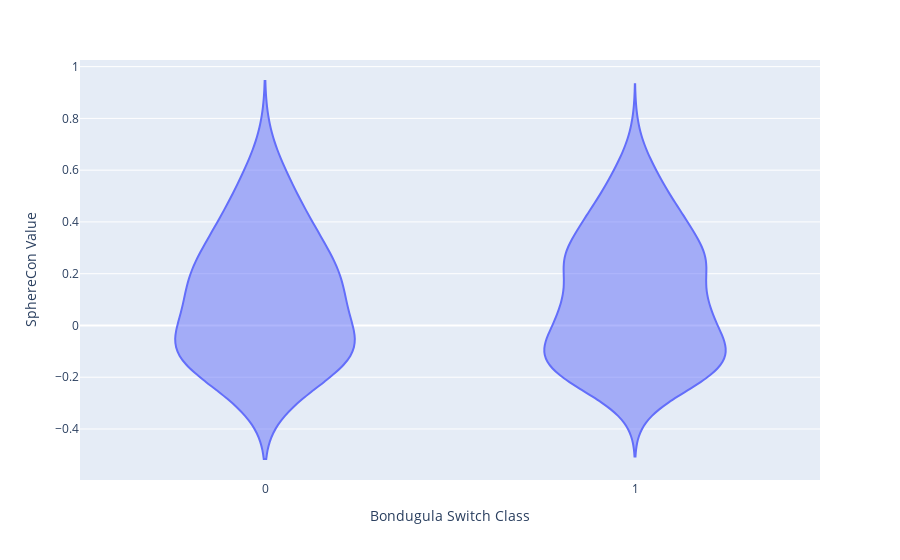

Notebook code cell kept with this figure:
### Code cell
import pandas as pd
import plotly.express as px
data = pd.read_csv('/Users/anikakulkarni/Documents/RSA_Classifications/SphereCon/spherecon_merged_file_UPDATED_with4classes.tsv', sep='\t')
fig = px.violin(data, y='SphereCon Value', x='Bondugula Switch Class')
fig.show()

### Figure 1 — Plotly figure (JSON) as saved in the notebook; plotly's stock layout.template omitted (floating-point values rounded to 4 significant figures; data arrays with more than 128 entries replaced by an {"elided": "..."} marker saying what was removed)
{"data": [{"alignmentgroup": "True", "box": {"visible": false}, "hovertemplate": "Bondugula Switch Class=%{x}<br>SphereCon Value=%{y}<extra></extra>", "legendgroup": "", "marker": {"color": "#636efa"}, "name": "", "offsetgroup": "", "orientation": "v", "scalegroup": "True", "showlegend": false, "type": "violin", "x": {"elided": "502 int values"}, "x0": " ", "xaxis": "x", "y": {"elided": "502 float values"}, "y0": " ", "yaxis": "y"}], "layout": {"legend": {"tracegroupgap": 0}, "margin": {"t": 60}, "violinmode": "group", "xaxis": {"anchor": "y", "domain": [0, 1], "title": {"text": "Bondugula Switch Class"}}, "yaxis": {"anchor": "x", "domain": [0, 1], "title": {"text": "SphereCon Value"}}}}
